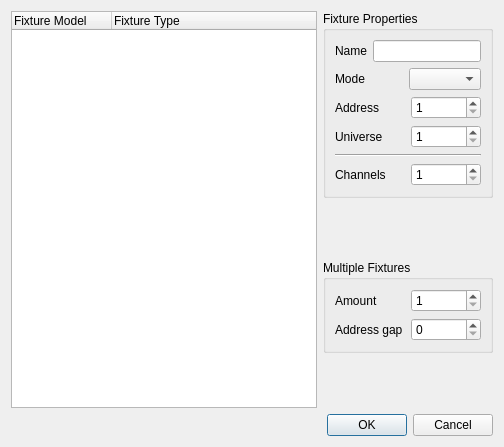
<ui version="4.0" >
 <class>AddFixture</class>
 <widget class="QDialog" name="AddFixture" >
  <property name="geometry" >
   <rect>
    <x>0</x>
    <y>0</y>
    <width>504</width>
    <height>447</height>
   </rect>
  </property>
  <property name="windowTitle" >
   <string>Dialog</string>
  </property>
  <layout class="QVBoxLayout" >
   <item>
    <layout class="QHBoxLayout" >
     <item>
      <widget class="QTreeWidget" name="m_tree" >
       <column>
        <property name="text" >
         <string>Fixture Model</string>
        </property>
       </column>
       <column>
        <property name="text" >
         <string>Fixture Type</string>
        </property>
       </column>
      </widget>
     </item>
     <item>
      <layout class="QVBoxLayout" >
       <item>
        <widget class="QGroupBox" name="groupBox" >
         <property name="title" >
          <string>Fixture Properties</string>
         </property>
         <layout class="QVBoxLayout" >
          <item>
           <layout class="QHBoxLayout" >
            <item>
             <widget class="QLabel" name="m_nameLabel" >
              <property name="text" >
               <string>Name</string>
              </property>
             </widget>
            </item>
            <item>
             <widget class="QLineEdit" name="m_nameEdit" >
              <property name="sizePolicy" >
               <sizepolicy vsizetype="Fixed" hsizetype="Preferred" >
                <horstretch>0</horstretch>
                <verstretch>0</verstretch>
               </sizepolicy>
              </property>
             </widget>
            </item>
           </layout>
          </item>
          <item>
           <layout class="QHBoxLayout" >
            <item>
             <widget class="QLabel" name="m_modeLabel" >
              <property name="text" >
               <string>Mode</string>
              </property>
             </widget>
            </item>
            <item>
             <widget class="QComboBox" name="m_modeCombo" />
            </item>
           </layout>
          </item>
          <item>
           <layout class="QHBoxLayout" >
            <item>
             <widget class="QLabel" name="m_addressLabel" >
              <property name="text" >
               <string>Address</string>
              </property>
             </widget>
            </item>
            <item>
             <widget class="QSpinBox" name="m_addressSpin" >
              <property name="minimum" >
               <number>1</number>
              </property>
              <property name="maximum" >
               <number>512</number>
              </property>
             </widget>
            </item>
           </layout>
          </item>
          <item>
           <layout class="QHBoxLayout" >
            <item>
             <widget class="QLabel" name="m_universeLabel" >
              <property name="text" >
               <string>Universe</string>
              </property>
             </widget>
            </item>
            <item>
             <widget class="QSpinBox" name="m_universeSpin" >
              <property name="minimum" >
               <number>1</number>
              </property>
              <property name="maximum" >
               <number>8</number>
              </property>
             </widget>
            </item>
           </layout>
          </item>
          <item>
           <widget class="Line" name="line" >
            <property name="orientation" >
             <enum>Qt::Horizontal</enum>
            </property>
           </widget>
          </item>
          <item>
           <layout class="QHBoxLayout" >
            <item>
             <widget class="QLabel" name="m_channelsLabel" >
              <property name="text" >
               <string>Channels</string>
              </property>
             </widget>
            </item>
            <item>
             <widget class="QSpinBox" name="m_channelsSpin" >
              <property name="minimum" >
               <number>1</number>
              </property>
              <property name="maximum" >
               <number>128</number>
              </property>
             </widget>
            </item>
           </layout>
          </item>
         </layout>
        </widget>
       </item>
       <item>
        <spacer>
         <property name="orientation" >
          <enum>Qt::Vertical</enum>
         </property>
         <property name="sizeHint" >
          <size>
           <width>20</width>
           <height>40</height>
          </size>
         </property>
        </spacer>
       </item>
       <item>
        <widget class="QGroupBox" name="groupBox_2" >
         <property name="title" >
          <string>Multiple Fixtures</string>
         </property>
         <layout class="QVBoxLayout" >
          <item>
           <layout class="QHBoxLayout" >
            <item>
             <widget class="QLabel" name="m_amountLabel" >
              <property name="text" >
               <string>Amount</string>
              </property>
             </widget>
            </item>
            <item>
             <widget class="QSpinBox" name="m_amountSpin" >
              <property name="minimum" >
               <number>1</number>
              </property>
              <property name="maximum" >
               <number>128</number>
              </property>
             </widget>
            </item>
           </layout>
          </item>
          <item>
           <layout class="QHBoxLayout" >
            <item>
             <widget class="QLabel" name="m_gapLabel" >
              <property name="text" >
               <string>Address gap</string>
              </property>
             </widget>
            </item>
            <item>
             <widget class="QSpinBox" name="m_gapSpin" >
              <property name="maximum" >
               <number>128</number>
              </property>
             </widget>
            </item>
           </layout>
          </item>
         </layout>
        </widget>
       </item>
       <item>
        <spacer>
         <property name="orientation" >
          <enum>Qt::Vertical</enum>
         </property>
         <property name="sizeHint" >
          <size>
           <width>20</width>
           <height>40</height>
          </size>
         </property>
        </spacer>
       </item>
      </layout>
     </item>
    </layout>
   </item>
   <item>
    <widget class="QDialogButtonBox" name="m_buttonBox" >
     <property name="orientation" >
      <enum>Qt::Horizontal</enum>
     </property>
     <property name="standardButtons" >
      <set>QDialogButtonBox::Cancel|QDialogButtonBox::NoButton|QDialogButtonBox::Ok</set>
     </property>
    </widget>
   </item>
  </layout>
 </widget>
 <resources/>
 <connections>
  <connection>
   <sender>m_buttonBox</sender>
   <signal>accepted()</signal>
   <receiver>AddFixture</receiver>
   <slot>accept()</slot>
   <hints>
    <hint type="sourcelabel" >
     <x>332</x>
     <y>423</y>
    </hint>
    <hint type="destinationlabel" >
     <x>308</x>
     <y>376</y>
    </hint>
   </hints>
  </connection>
  <connection>
   <sender>m_buttonBox</sender>
   <signal>rejected()</signal>
   <receiver>AddFixture</receiver>
   <slot>reject()</slot>
   <hints>
    <hint type="sourcelabel" >
     <x>284</x>
     <y>424</y>
    </hint>
    <hint type="destinationlabel" >
     <x>399</x>
     <y>376</y>
    </hint>
   </hints>
  </connection>
 </connections>
</ui>
